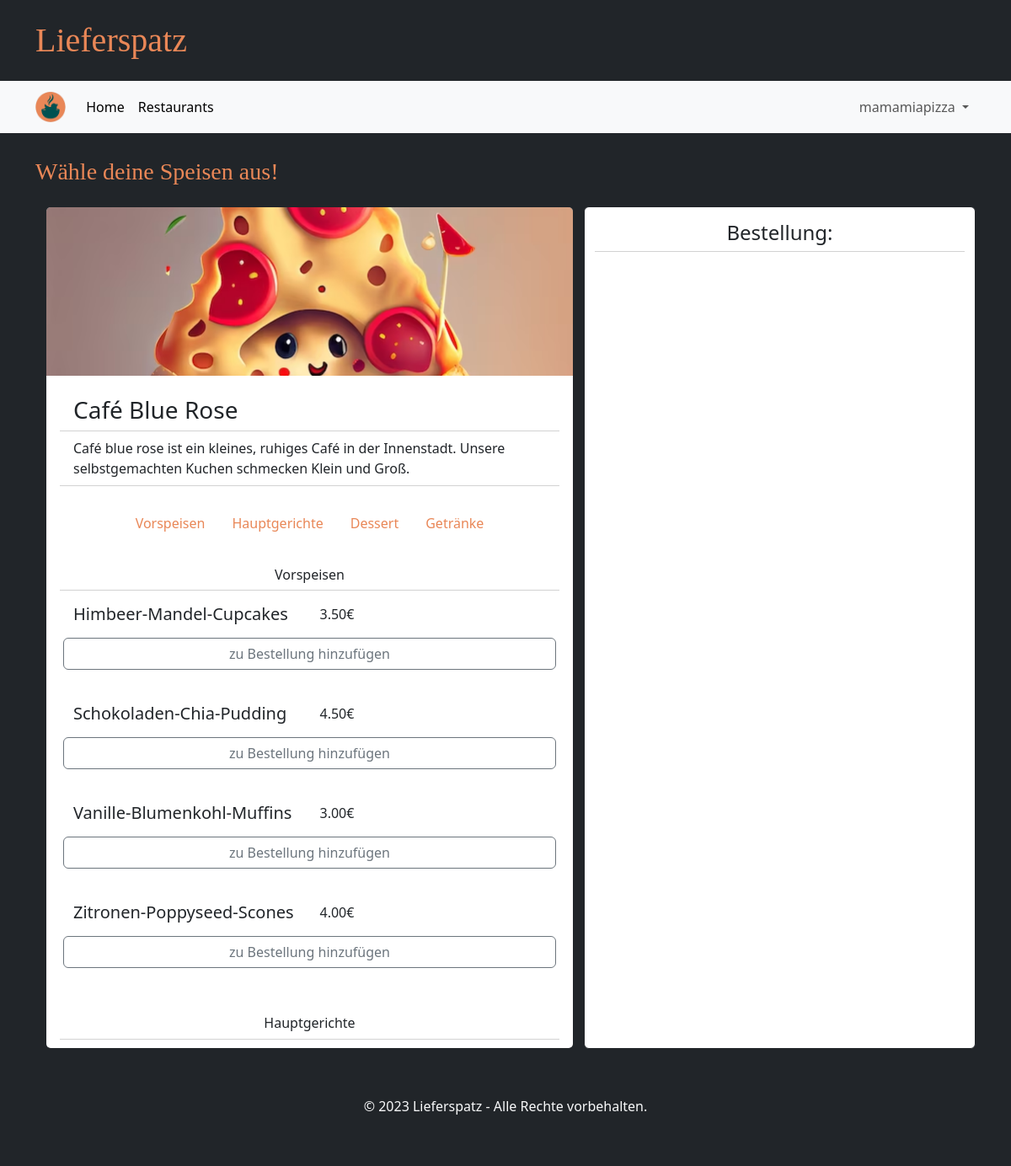
/menue/cafebluerose (signed in), run on the app's committed database.
### tables this page shows
CREATE TABLE GeschaeftsAccount(
            Username TEXT PRIMARY KEY NOT NULL,
            Passwort TEXT NOT NULL,
            Restaurantname TEXT NOT NULL,
            Beschreibung TEST NOT NULL,
            Strasse TEXT NOT NULL,
            Hausnummer INTEGER NOT NULL,
            Plz INTEGER NOT NULL
        );

CREATE TABLE Item(
            Restaurant INTEGER,
            Name TEXT,
            Kategorie TEXT,
            Preis INTEGER,
            Deaktiviert INTEGER,
            PRIMARY KEY (Restaurant, Name),
            FOREIGN KEY (Restaurant) REFERENCES GeschaeftsAccount(username)
        );

### main.py (the view)
@app.route("/menue/<username>", methods=["GET", "POST"])
def menue_page(username):
    if "user" in session:
        restaurant = database.get_restaurant(username)
        items = database.get_items(username)
        return render_template("menue.html", restaurant=restaurant, items=items)
    else:
        return redirect(url_for("login_customer_page"))

### database.py (called while the page is built)
def getData(sql, params = ()):
    dbcon = sqlite3.connect("instance/db.db")
    cursor = dbcon.cursor()
    cursor.execute(sql, params)
    return cursor

def get_restaurant(username):
    request_pointer = getData("""SELECT Restaurantname, Beschreibung, Strasse, Hausnummer, Plz
                              FROM GeschaeftsAccount
                              WHERE Username = ? """,(username,))
    result = request_pointer.fetchone()
    restaurant = {
            "name": result[0],
            "description": result[1],
            "street": result[2],
            "housenumber": result[3],
            "postalcode": result[4]
        }
    return restaurant

def get_items(username):
    items = []
    request_pointer = getData("""SELECT *
                              FROM Item
                              WHERE Restaurant = ? AND Deaktiviert IS NULL
                              ORDER BY Kategorie DESC""", (username,))
    for entry in request_pointer.fetchall():
        restaurant = {
            "restaurant": entry[0],
            "name": entry[1],
            "category": entry[2],
            "price": entry[3]
        }
        items.append(restaurant)
    return items

### templates/menue.html (shortened to what this page needs)
{% extends "base.html" %}
{% block heading %}Wähle deine Speisen aus!{% endblock %}
{% block content %}
<div class="row g-4 mb-4" id="wrapper">
  <div class="col-7">
    <div class="card border-dark overflow-auto" style="max-height: 1000px;">
      <img src="{{ url_for('static', filename='test1.jpeg') }}" class="card-img-top restau-image" alt="...">
      <div class="card-body">
        <h3 class="card-title card-header bg-transparent">{{ restaurant['name'] }}</h3>
        <p class="card-text card-header bg-transparent mb-3">{{ restaurant['description'] }}</p>
        <ul class="nav nav-pills justify-content-center mt-4">
          <li class="nav-item">
            <a class="nav-link" href="#Vorspeisen">Vorspeisen</a>
          </li>
          <li class="nav-item">
            <a class="nav-link" href="#Hauptgerichte">Hauptgerichte</a>
          </li>
          <li class="nav-item">
            <a class="nav-link" href="#Dessert">Dessert</a>
          </li>
          <li class="nav-item">
            <a class="nav-link" href="#Getränke">Getränke</a>
          </li>
        </ul>
        <div class="mt-4">
          <h6 class ="text-center card-header bg-transparent">Vorspeisen</h6>
          {% for item in items %}
          {% if item['category'] == 'Vorspeise' %}
          <form class="card-body row">
            <h5 class="card-titel col">{{ item['name'] }}</h5>
            <p class="card-text col">{{ "%.2f" | format(item['price']/100) }}€</p>
            <button type="button" class="btn btn-outline-secondary mb-2">zu Bestellung hinzufügen</button>
          </form>
          {% endif %}
          {% endfor %}
        </div>
        <div class="mt-4">
          <h6 class ="text-center card-header bg-transparent">Hauptgerichte</h6>
          {% for item in items %}
          {% if item['category'] == 'Hauptgericht' %}
          <form class="card-body row">
          </form>
          {% endif %}
          {% endfor %}
        </div>
      </div>
    </div>
  </div>
  <div class="card border-dark col">
    <h4 class="card-titel card-header text-center bg-transparent mt-2 mb-4">Bestellung:</h4>
  </div>
</div>
{% endblock %}

### static/style.css (style rules this page uses)
.restau-image { height: 200px; object-fit: cover; }
.nav-pills a.nav-link { color: #e98757; }
.text-center { text-align: center; }

### data on the page
GeschaeftsAccount: name "Café Blue Rose", description "Café blue rose ist ein kleines, ruhiges Café in der Innenstadt. Unsere selbstgemachten Kuchen schmecken Klein und Groß."
Item: name "Himbeer-Mandel-Cupcakes", item['price']/100 "3.50"
Item: name "Schokoladen-Chia-Pudding", item['price']/100 "4.50"
Item: name "Vanille-Blumenkohl-Muffins", item['price']/100 "3.00"
Item: name "Zitronen-Poppyseed-Scones", item['price']/100 "4.00"

### other printed values
{{ session['user'] }} "mamamiapizza"
